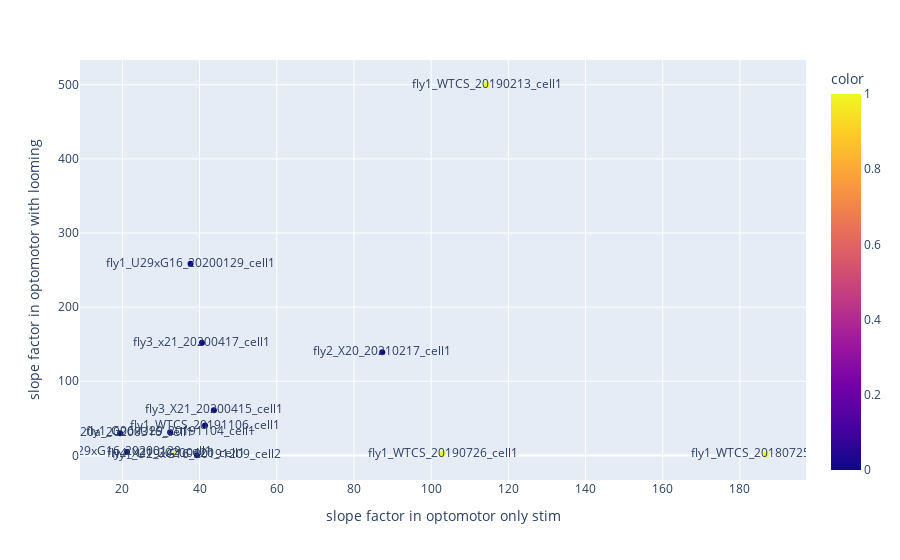

Write notebook code for a chart like this one.
### Code cell
hypolFlies = [v for _,v in saRest_Rhyp.flyID.items()]
# px.scatter( [r[6][0] for fid,r in slopeDict.items() if fid in nopolFlies],
#            [r[0][0] for fid,r in slopeDict.items() if fid in nopolFlies], 
#            label=[fid for fid,r in slopeDict.items() if fid in nopolFlies] )
px.scatter( x=[r[6][0] for fid,r in slopeDict.items()],
           y=[r[0][0] for fid,r in slopeDict.items()],
           labels={'x':'slope factor in optomotor only stim', 'y':'slope factor in optomotor with looming'},
#            label=[fid for fid,r in slopeDict.items()],
           color=[int(v in hypolFlies) for v in slopeDict],
           text=list(slopeDict.keys())
          )

### Figure 1 — Plotly figure (JSON) as saved in the notebook; plotly's stock layout.template omitted (floating-point values rounded to 4 significant figures)
{"data": [{"hovertemplate": "slope factor in optomotor only stim=%{x}<br>slope factor in optomotor with looming=%{y}<br>text=%{text}<br>color=%{marker.color}<extra></extra>", "legendgroup": "", "marker": {"color": [1, 1, 1, 1, 0, 0, 0, 0, 0, 0, 0, 0, 0], "coloraxis": "coloraxis", "symbol": "circle"}, "mode": "markers+text", "name": "", "orientation": "v", "showlegend": false, "text": ["fly1_WTCS_20180725_cell1", "fly1_WTCS_20190213_cell1", "fly1_WTCS_20190726_cell1", "fly4_X21_20200420_cell1", "fly3_U29xG16_20200129_cell1", "fly1_X20a_20200316_cell1", "fly1_WTCS_20191106_cell1", "fly1_U29xG16_20200129_cell1", "fly1_G06xU29_20191104_cell1", "fly1_U29xG16_20191209_cell2", "fly3_X21_20200415_cell1", "fly3_x21_20200417_cell1", "fly2_X20_20210217_cell1"], "type": "scatter", "x": [186.8, 114.4, 103.0, 33.94, 21.2, 19.39, 41.41, 37.66, 32.37, 39.32, 43.71, 40.61, 87.34], "xaxis": "x", "y": [1.197, 500.0, 1.841, 1.718, 4.632, 29.81, 40.3, 258.4, 31.05, 0.1701, 60.84, 152.0, 139.1], "yaxis": "y"}], "layout": {"coloraxis": {"colorbar": {"title": {"text": "color"}}, "colorscale": [[0, "#0d0887"], [0.1111, "#46039f"], [0.2222, "#7201a8"], [0.3333, "#9c179e"], [0.4444, "#bd3786"], [0.5556, "#d8576b"], [0.6667, "#ed7953"], [0.7778, "#fb9f3a"], [0.8889, "#fdca26"], [1, "#f0f921"]]}, "legend": {"tracegroupgap": 0}, "margin": {"t": 60}, "xaxis": {"anchor": "y", "domain": [0, 1], "title": {"text": "slope factor in optomotor only stim"}}, "yaxis": {"anchor": "x", "domain": [0, 1], "title": {"text": "slope factor in optomotor with looming"}}}}
